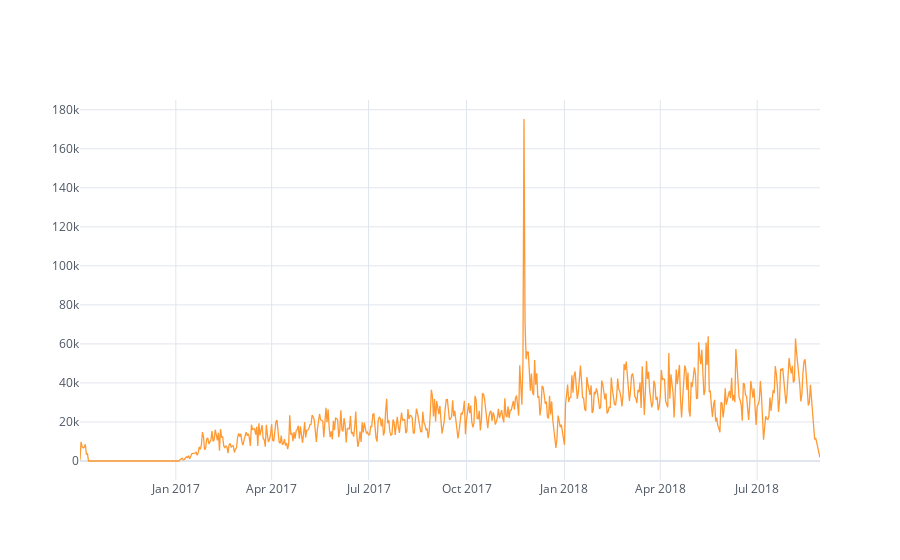

Write notebook code for a chart like this one.
### Code cell
merged_order_date_sum.iplot(kind='line', theme='white')

### Figure 1 — Plotly figure (JSON) as saved in the notebook; plotly's stock layout.template omitted (floating-point values rounded to 4 significant figures; data arrays with more than 128 entries replaced by an {"elided": "..."} marker saying what was removed)
{"data": [{"line": {"color": "rgba(255, 153, 51, 1.0)", "dash": "solid", "shape": "linear", "width": 1.3}, "mode": "lines", "name": "payment_value", "text": "", "type": "scatter", "x": {"elided": "696 str values"}, "y": {"elided": "696 float values"}}], "layout": {"legend": {"bgcolor": "#FFFFFF", "font": {"color": "#4D5663"}}, "paper_bgcolor": "#FFFFFF", "plot_bgcolor": "#FFFFFF", "title": {"font": {"color": "#4D5663"}}, "xaxis": {"gridcolor": "#E1E5ED", "showgrid": true, "tickfont": {"color": "#4D5663"}, "title": {"font": {"color": "#4D5663"}, "text": ""}, "zerolinecolor": "#E1E5ED"}, "yaxis": {"gridcolor": "#E1E5ED", "showgrid": true, "tickfont": {"color": "#4D5663"}, "title": {"font": {"color": "#4D5663"}, "text": ""}, "zerolinecolor": "#E1E5ED"}}}
